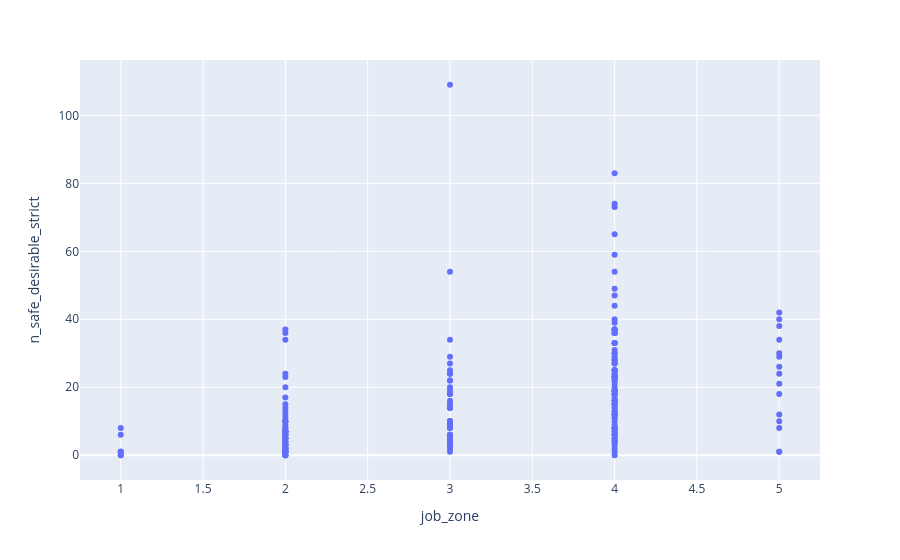

Notebook code cell kept with this figure:
### Code cell
# Interactive plot for checking outliers
px.scatter(df, y='n_safe_desirable_strict', x='job_zone', hover_data=['id', 'preferred_label'])

### Figure 1 — Plotly figure (JSON) as saved in the notebook; plotly's stock layout.template omitted (floating-point values rounded to 4 significant figures; data arrays with more than 128 entries replaced by an {"elided": "..."} marker saying what was removed)
{"data": [{"customdata": {"elided": "217x2 mixed values"}, "hovertemplate": "job_zone=%{x}<br>n_safe_desirable_strict=%{y}<br>id=%{customdata[0]}<br>preferred_label=%{customdata[1]}<extra></extra>", "legendgroup": "", "marker": {"color": "#636efa", "symbol": "circle"}, "mode": "markers", "name": "", "orientation": "v", "showlegend": false, "type": "scatter", "x": {"elided": "217 int values"}, "xaxis": "x", "y": {"elided": "217 int values"}, "yaxis": "y"}], "layout": {"legend": {"tracegroupgap": 0}, "margin": {"t": 60}, "xaxis": {"anchor": "y", "domain": [0, 1], "title": {"text": "job_zone"}}, "yaxis": {"anchor": "x", "domain": [0, 1], "title": {"text": "n_safe_desirable_strict"}}}}
